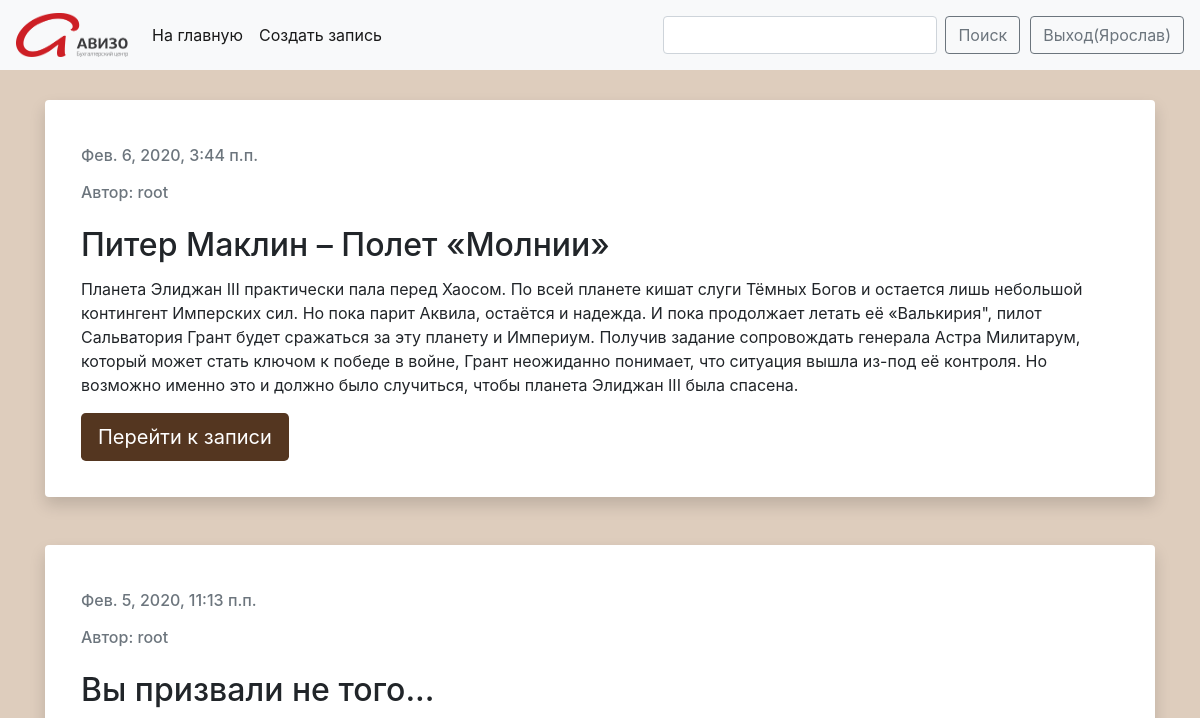
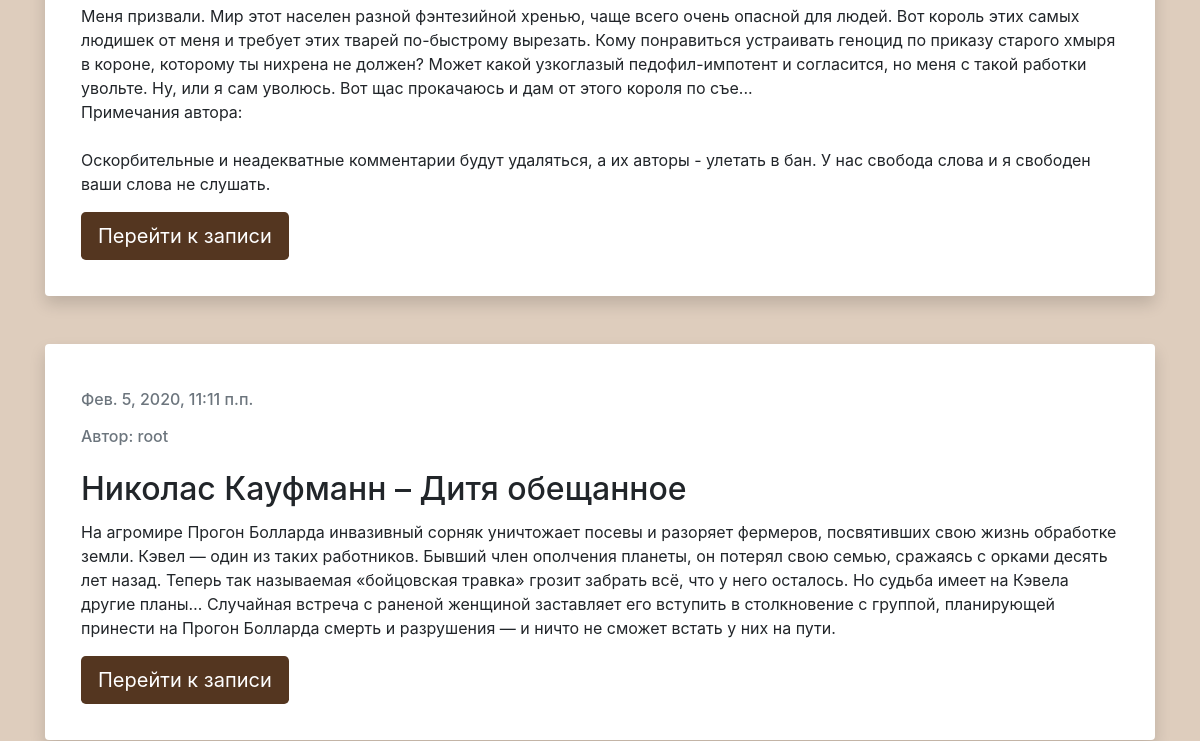
Page / (signed in, upper part) on the earlier database version (2 pictures, top to bottom).
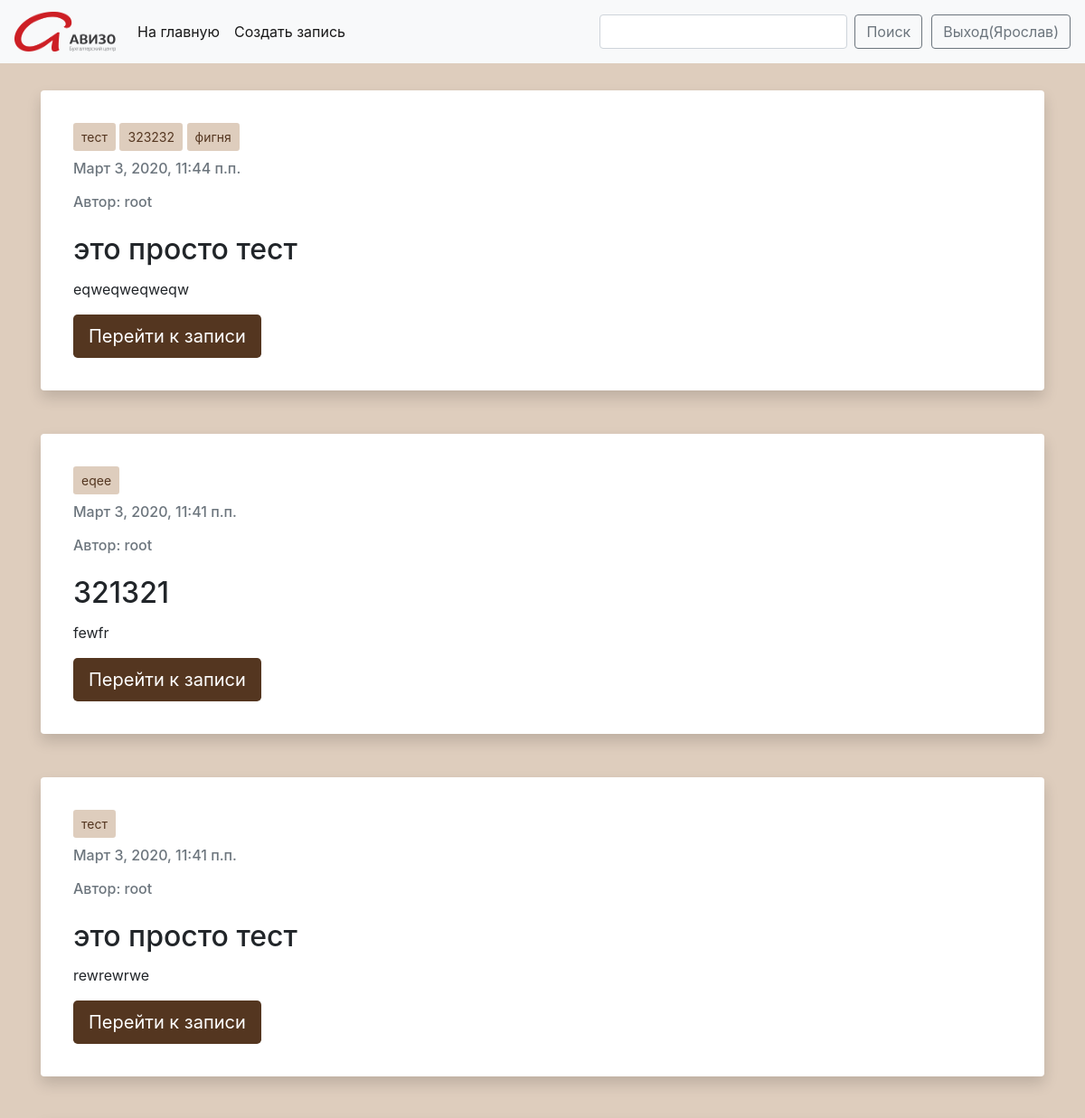
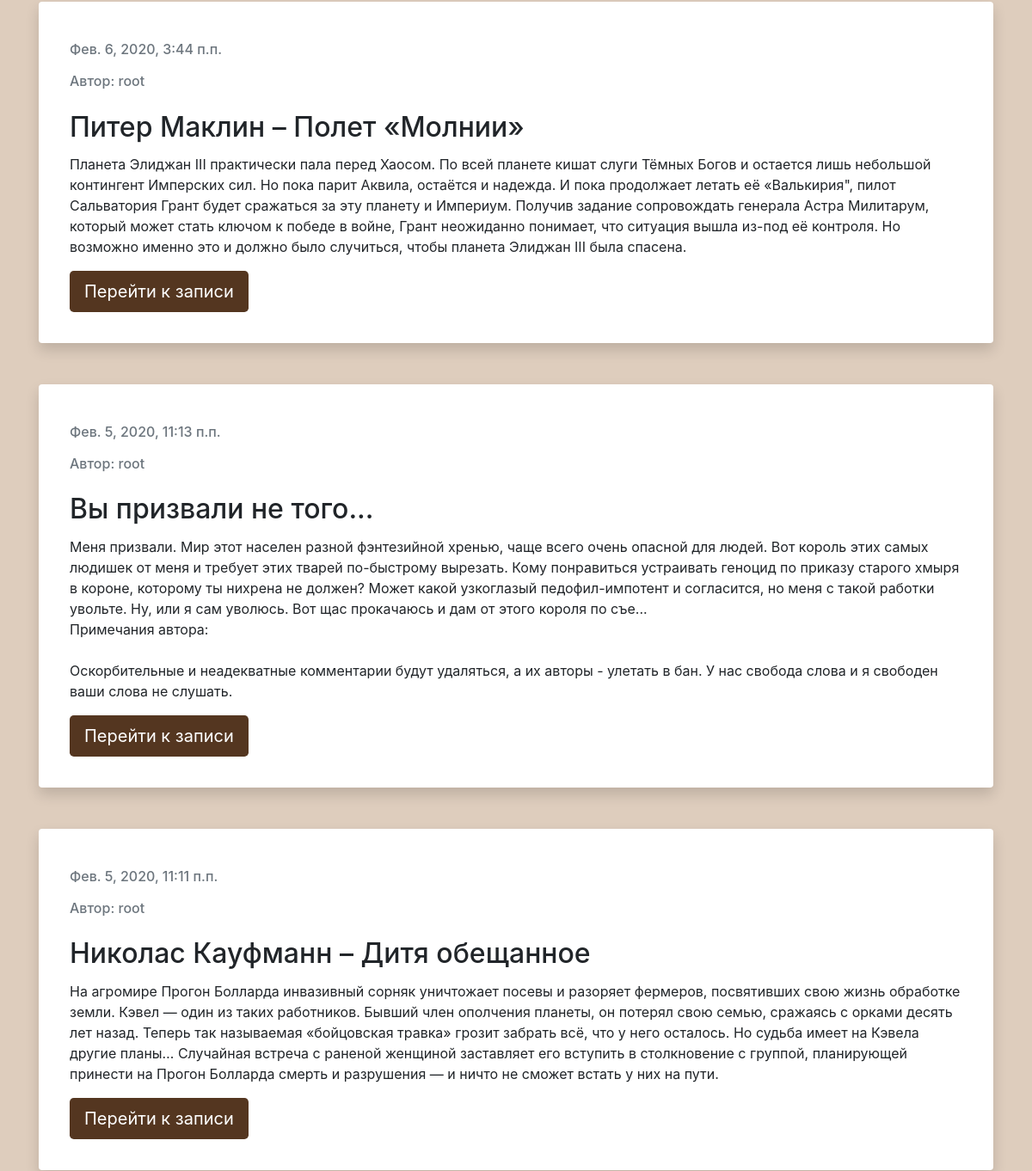
Same page on the later database version (2 pictures, top to bottom).
### blog/models.py (models this page shows, shortened)
class Post(models.Model):
    author = models.ForeignKey(settings.AUTH_USER_MODEL, on_delete=models.CASCADE)
    title = models.CharField(max_length=200)
    text = models.TextField()
    created_date = models.DateTimeField(default=timezone.now)
    published_date = models.DateTimeField(blank=True, null=True)
    tags = TaggableManager(through=RuTaggedItem)

### blog/views.py (the view)
# urls.py: path('', views.PostListView.as_view(), name='post_list'),
class PostListView(View):
    def get(self, request, tag_slug=None):
        post_with_tags = Post.objects.all()
        user = str(request.user)
        anon = 'AnonymousUser'
        if user is anon:
            return redirect('../login')
        if tag_slug:
            tag = get_object_or_404(Tag, slug=tag_slug)
            post_with_tags = post_with_tags.filter(tags__in=[tag])
            return render(request, 'blog/post_list.html', {'posts': post_with_tags, 'tag': tag})
        else:
            posts = Post.objects.filter(published_date__lte=timezone.now()).order_by('-published_date')
            return render(request, 'blog/post_list.html', {'posts': posts})

### blog/templates/blog/post_list.html
{% extends 'blog/base.html' %}
{% block content %}
    {% include 'include/post.html' %}
{% endblock %}

### blog/templates/blog/base.html (shortened to what this page needs)
<!doctype html>
{% load static %}
<html lang="en">
    <head>
        <link rel="stylesheet" href="https://stackpath.bootstrapcdn.com/bootstrap/4.4.1/css/bootstrap.min.css">
    </head>
    <body>
        <nav class="navbar navbar-expand-lg navbar-light bg-light">
            <a class="navbar-brand" href="{% url 'post_list' %}"><img src="{% static 'images/logo.png' %}" width="112" height="44" alt=""></a>
                <div class="collapse navbar-collapse" id="navbarSupportedContent">
                    <ul class="navbar-nav mr-auto">
                        <li class="nav-item active">
                            <a class="nav-link" href="{% url 'post_list' %}">На главную<span class="sr-only">(current)</span></a>
                        </li>
                        <li class="nav-item active">
                            <a class="nav-link" href="{% url 'post_new' %}">Создать запись</a>
                        </li>
                    </ul>
                    <form class="form-inline my-2 my-lg-0">
                        <input class="form-control mr-sm-2" type="search" placeholder="" aria-label="Search">
                        <button class="btn btn btn-outline-secondary my-2 my-sm-0" type="submit">Поиск</button>
                            {% if request.user.is_authenticated %}
                                <a class="btn btn btn-outline-secondary my-2 my-sm-0" style="margin-left: 10px" href="{% url 'logout' %}" role="button">Выход({{ request.user.first_name }})</a>
                            {% else %}
                                <a href="{% url 'login' %}">Логин</a>
                            {% endif %}
                    </form>
                </div>
        </nav>
        <div class="content container" style="padding-top: 30px">
            {% block content %}
            {% endblock %}
        </div>
    </body>
</html>

### blog/templates/include/post.html
{% for post in posts %}
    <div class="shadow p-3 mb-5 bg-white rounded">
        <div class="card-body">
            <p class="tags">
                {% for tag in post.tags.all %}
                <a class="btn btn-sm" style="background: #decdbd; color: #543620" href="{% url 'post_list_by_tag' tag.slug %}" role="button">{{ tag.name }}</a>{% if not forloop.last %} {% endif %}
                {% endfor %}</p>
            <h6 class="card-subtitle mb-4 text-muted">{{ post.published_date }}</h6>
            <h6 class="card-subtitle mb-4 text-muted">Автор: {{ post.author }}</h6>
            <h2 class="card-title">{{ post.title }}</h2>
            <p class="card-text">{{ post.text|linebreaksbr }}</p>
            <a class="btn btn-lg active" style="background: #543620; color: #fff" href="{% url 'post_detail' pk=post.pk %}" role="button" aria-pressed="true">Перейти к записи</a>
        </div>
    </div>
{% endfor %}

### blog/templates/blog/base.html (style rules this page uses)
body { background: #decdbd; }

Differences in the rows shown:
added Post: published_date "Март 3, 2020, 11:44 п.п.", author "root", title "это просто тест", text "eqweqweqweqw"
added Tag: name "тест"
added Tag: name "323232", shown under "Март 3, 2020, 11:44 п.п."
added Tag: name "фигня", shown under "Март 3, 2020, 11:44 п.п."
added Post: published_date "Март 3, 2020, 11:41 п.п.", author "root", title "321321", text "fewfr"
added Tag: name "eqee", shown under "Март 3, 2020, 11:41 п.п."
added Post: published_date "Март 3, 2020, 11:41 п.п.", author "root", title "это просто тест", text "rewrewrwe"
